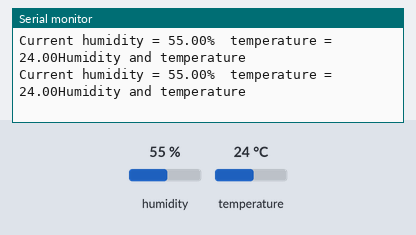
Bench run of a sketch on a simulated ESP8266 (NodeMCU). On the bench: the last lines printed to the serial monitor. The inputs (shaded band) are chosen by the test bench; at power-on: humidity 55 %, temperature 24 °C. WiFi joins after 1.5 s; servers stay silent unless stated.

Above: at 3.0 s.
3.1 s: humidity set to 22 %
At 4.29 s:
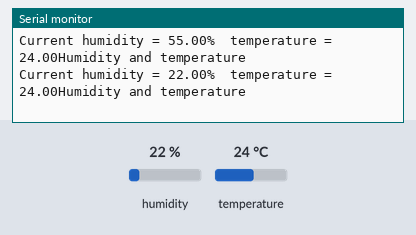
9.3 s: temperature set to 12 °C
At 9.37 s:
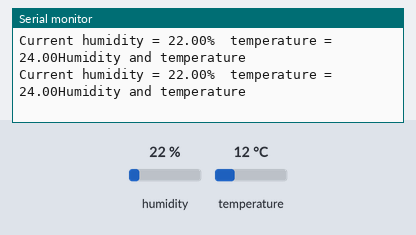
10.8 s: humidity set to 40 %
At 18.22 s:
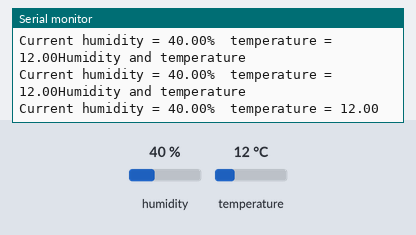
Timing chart, 0 to 18.3 s (numbered marks = the images above; inputs shaded):
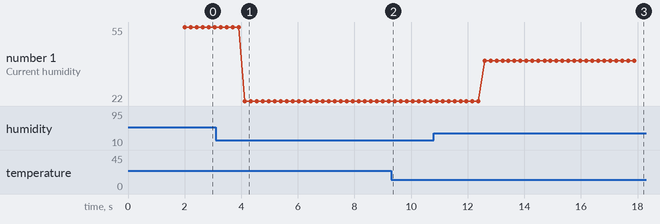

The sketch:

Blynk_Temp_Humidity.ino
```cpp
#define BLYNK_PRINT Serial


#include <ESP8266WiFi.h>
#include <BlynkSimpleEsp8266.h>
#include "DHT.h"           // including the library of DHT11 temperature and humidity sensor

#define DHTTYPE DHT22      // DHT 11

#define dht_dpin 13
DHT dht(dht_dpin, DHTTYPE);

char auth[] = "auth_code";

char ssid[] = "wifi_name";
char pass[] = "wifi_password";
float t;
float h;


void setup()
{
    Serial.begin(9600);// Debug console
    Blynk.begin(auth, ssid, pass);
    dht.begin();

}

void loop()
{
  Blynk.run();
  delay(200);
  float h = dht.readHumidity();
  float t = dht.readTemperature();
  Serial.println("Humidity and temperature\n\n");
  Serial.print("Current humidity = ");
  Serial.print(h);
  Serial.print("%  ");
  Serial.print("temperature = ");
  Serial.print(t);
  Blynk.virtualWrite(V0, t);
  Blynk.virtualWrite(V1, h);
}
```

Measured:
- after the input at 3.1 s, the serial monitor: prints a new line after 1.0 s (image 1)
- after the input at 10.8 s, the serial monitor: prints a new line after 1.8 s (image 3)
- plotted number 1: 55 → 22 after the input at 3.1 s, 22 → 40 after the input at 10.8 s
